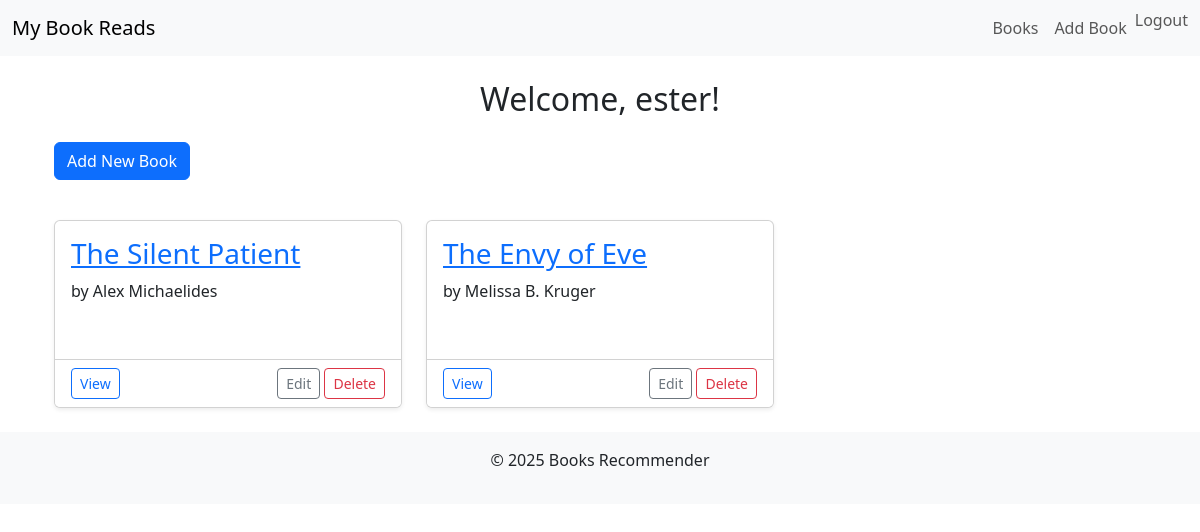
The app's page /books/ (signed in) with its own data.
### books/models.py (models this page shows)
class Book(models.Model):
    STATUS_CHOICES = (
        ('reading', 'Currently Reading'),
        ('completed', 'Completed'),
        ('want_to_read', 'Want to Read'),
    )
    user = models.ForeignKey(User, on_delete=models.CASCADE, related_name='books')
    title = models.CharField(max_length=255)
    author = models.CharField(max_length=255)
    isbn = models.CharField(max_length=13, db_index=True, blank=True)
    total_pages = models.PositiveIntegerField(null=True, blank=True)
    current_page = models.PositiveIntegerField(default=0)
    status = models.CharField(
        max_length=20,
        choices=STATUS_CHOICES,
        default='want_to_read'
    )
    date_added = models.DateTimeField(auto_now_add=True)
    last_updated = models.DateTimeField(auto_now=True)
    class Meta:
        ordering = ['-date_added']
        unique_together = ['user', 'title', 'author']
        verbose_name = 'Book'

### books/views.py (the view)
# urls.py: path("books/", BookListView.as_view(), name="book_list"),
class BookListView(ListView):
    model = Book
    template_name = "book_list.html"
    context_object_name = "books"
    paginate_by = 10  # Number of books per page
    def get_queryset(self):
        if self.request.user.is_authenticated:
            return Book.objects.filter(user=self.request.user)
        else:
            return Book.objects.all()

### books/templates/books/book_list.html (shortened to what this page needs)
{% extends "books/base.html" %}
{% block content %}
<div class="container mt-4">
    <div class="d-flex justify-content-between align-items-center mb-4">
  {% if user.is_authenticated %}
    <p><a href="{% url 'book-add' %}" class="btn btn-primary">Add New Book</a></p>
{% endif %}
    </div>
    {% if books %}
    <div class="row row-cols-1 row-cols-md-2 row-cols-lg-3 g-4">
        {% for book in books %}
        <div class="col">
            <div class="card h-100 shadow-sm">
                <div class="card-body">
                    <h3 class="card-title">
                        <a href="{% url 'book_detail' book.pk %}">{{ book.title }}</a>
                    </h3>
                    <p class="card-text">by {{ book.author }}</p>
                    <div class="mt-3">
                        <span class="badge bg-{{ book.status_class }}">
                        </span>
                    </div>
                </div>
                <div class="card-footer bg-white">
                    <div class="d-flex justify-content-between">
                        <a href="{% url 'book_detail' book.pk %}"
                           class="btn btn-sm btn-outline-primary">
                             View
                        </a>
                        {% if user.is_authenticated and book.user == user %}
                        <div>
                            <a href="{% url 'book-edit' book.pk %}"
                               class="btn btn-sm btn-outline-secondary">
                                 Edit
                            </a>
                            <a href="{% url 'book-delete' book.pk %}"
                               class="btn btn-sm btn-outline-danger">
                                 Delete
                            </a>
                        </div>
                        {% endif %}
                    </div>
                </div>
            </div>
        </div>
        {% endfor %}
    </div>
    {% endif %}
</div>
{% endblock %}

### books/templates/books/base.html (shortened to what this page needs)
<!DOCTYPE html>
<html lang="en">
<head>
    {% load static %}
    <link href="https://cdn.jsdelivr.net/npm/bootstrap@5.3.2/dist/css/bootstrap.min.css" rel="stylesheet">
    <link rel="stylesheet" href="{% static 'books/styles.css' %}">
</head>
<body>
    <nav class="navbar navbar-expand-lg navbar-light bg-light mb-4">
        <div class="container-fluid">
            <a class="navbar-brand" href="{% url 'book_list' %}">My Book Reads</a>
            <div class="collapse navbar-collapse" id="navbarNav">
                <ul class="navbar-nav ms-auto">
                    <li class="nav-item">
                        <a class="nav-link" href="{% url 'book_list' %}">Books</a>
                    </li>
                    {% if user.is_authenticated %}
                        <li class="nav-item">
                            <a class="nav-link" href="{% url 'book-add' %}">Add Book</a>
                        </li>
                        <li class="nav-item">
                            <form method="post" action="{% url 'logout' %}" class="d-inline">
                                <button type="submit" class="btn btn-link nav-link" style="padding:0;">Logout</button>
                            </form>
                        </li>
                    {% endif %}
                </ul>
            </div>
        </div>
    </nav>
{% if user.is_authenticated %}
    <h2 class="text-center mb-4">
        Welcome, {{ user.username }}!
    </h2>
{% else %}
    <h2 class="text-center mb-4">
        Welcome, Guest!
    </h2>
{% endif %}
    <main class="container">
        {% block content %}
        {% endblock %}
    </main>
    <footer class="bg-light text-center py-3 mt-4">
        <p>&copy; {{ year|default:2025 }} Books Recommender</p>
    </footer>
</body>
</html>

### records on screen
Book: title "The Silent Patient", author "Alex Michaelides", shows "Edit"
Book: title "The Envy of Eve", author "Melissa B. Kruger", shows "Edit"

### other values on screen
{{ user.username }} "ester"
{{ year|default:2025 }} "2025"
